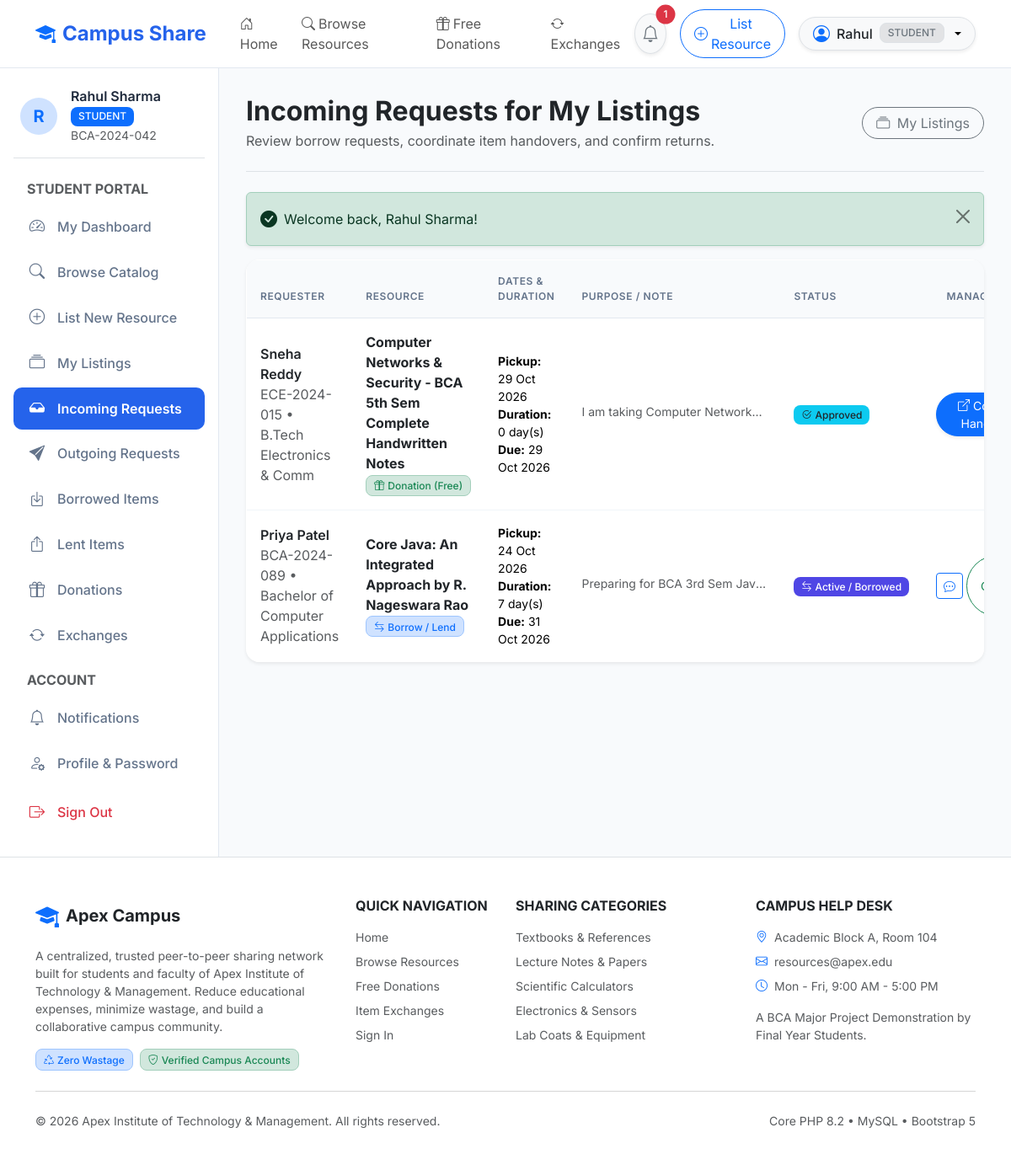
The app's page /student/lending_requests.php (signed in) with its own data.
### tables this page shows
CREATE TABLE `users` (
    `id` INT AUTO_INCREMENT PRIMARY KEY,
    `full_name` VARCHAR(100) NOT NULL,
    `email` VARCHAR(150) NOT NULL UNIQUE,
    `password_hash` VARCHAR(255) NOT NULL,
    `institution_id` VARCHAR(50) NOT NULL UNIQUE,
    `department_id` INT NULL,
    `role` ENUM('student', 'faculty', 'admin') NOT NULL DEFAULT 'student',
    `course` VARCHAR(100) NULL,
    `semester` INT NULL,
    `designation` VARCHAR(100) NULL,
    `phone` VARCHAR(30) NULL,
    `profile_image` VARCHAR(255) NULL,
    `account_status` ENUM('active', 'suspended', 'pending') NOT NULL DEFAULT 'active',
    `created_at` TIMESTAMP DEFAULT CURRENT_TIMESTAMP,
    `updated_at` TIMESTAMP DEFAULT CURRENT_TIMESTAMP ON UPDATE CURRENT_TIMESTAMP,
    INDEX `idx_users_role` (`role`),
    INDEX `idx_users_status` (`account_status`),
    CONSTRAINT `fk_users_department` FOREIGN KEY (`department_id`) REFERENCES `departments`(`id`) ON DELETE SET NULL
);

CREATE TABLE `resource_requests` (
    `id` INT AUTO_INCREMENT PRIMARY KEY,
    `resource_id` INT NOT NULL,
    `requester_id` INT NOT NULL,
    `request_type` ENUM('borrow', 'donate', 'exchange', 'temporary_use') NOT NULL DEFAULT 'borrow',
    `requested_start_date` DATE NOT NULL,
    `requested_duration_days` INT NOT NULL DEFAULT 7,
    `proposed_return_date` DATE NOT NULL,
    `purpose` TEXT NULL,
    `quantity_requested` INT NOT NULL DEFAULT 1,
    `status` ENUM('pending', 'approved', 'rejected', 'cancelled', 'ready_for_collection', 'borrowed', 'return_pending', 'returned', 'overdue', 'disputed') NOT NULL DEFAULT 'pending',
    `decision_reason` TEXT NULL,
    `alternative_pickup_date` DATE NULL,
    `created_at` TIMESTAMP DEFAULT CURRENT_TIMESTAMP,
    `updated_at` TIMESTAMP DEFAULT CURRENT_TIMESTAMP ON UPDATE CURRENT_TIMESTAMP,
    INDEX `idx_req_resource` (`resource_id`),
    INDEX `idx_req_requester` (`requester_id`),
    INDEX `idx_req_status` (`status`),
    CONSTRAINT `fk_requests_resource` FOREIGN KEY (`resource_id`) REFERENCES `resources`(`id`) ON DELETE RESTRICT,
    CONSTRAINT `fk_requests_requester` FOREIGN KEY (`requester_id`) REFERENCES `users`(`id`) ON DELETE CASCADE
);

CREATE TABLE `resources` (
    `id` INT AUTO_INCREMENT PRIMARY KEY,
    `owner_id` INT NOT NULL,
    `category_id` INT NOT NULL,
    `department_id` INT NULL,
    `title` VARCHAR(200) NOT NULL,
    `description` TEXT NOT NULL,
    `resource_type` ENUM('book', 'notes', 'calculator', 'stationery', 'electronics', 'lab_equipment', 'engineering_tool', 'sports', 'art_supplies', 'hostel_item', 'other') NOT NULL DEFAULT 'book',
    `sharing_method` ENUM('borrow', 'donate', 'exchange', 'temporary_use') NOT NULL DEFAULT 'borrow',
    `condition_status` ENUM('new', 'like_new', 'good', 'fair', 'poor') NOT NULL DEFAULT 'good',
    `total_quantity` INT NOT NULL DEFAULT 1,
    `available_quantity` INT NOT NULL DEFAULT 1,
    `borrowing_duration_days` INT NOT NULL DEFAULT 7,
    `exchange_requirements` TEXT NULL,
    `collection_instructions` TEXT NULL,
    `usage_instructions` TEXT NULL,
    `image_path` VARCHAR(255) NULL,
    `course_semester_tag` VARCHAR(100) NULL,
    `availability_status` ENUM('available', 'reserved', 'borrowed', 'unavailable', 'under_review') NOT NULL DEFAULT 'available',
    `moderation_status` ENUM('approved', 'pending_approval', 'rejected') NOT NULL DEFAULT 'approved',
    `created_at` TIMESTAMP DEFAULT CURRENT_TIMESTAMP,
    `updated_at` TIMESTAMP DEFAULT CURRENT_TIMESTAMP ON UPDATE CURRENT_TIMESTAMP,
    INDEX `idx_res_owner` (`owner_id`),
    INDEX `idx_res_category` (`category_id`),
    INDEX `idx_res_dept` (`department_id`),
    INDEX `idx_res_method` (`sharing_method`),
    INDEX `idx_res_status` (`availability_status`),
    INDEX `idx_res_moderation` (`moderation_status`),
    INDEX `idx_res_type` (`resource_type`),
    INDEX `idx_res_condition` (`condition_status`),
    CONSTRAINT `fk_resources_owner` FOREIGN KEY (`owner_id`) REFERENCES `users`(`id`) ON DELETE CASCADE,
    CONSTRAINT `fk_resources_category` FOREIGN KEY (`category_id`) REFERENCES `categories`(`id`) ON DELETE RESTRICT,
    CONSTRAINT `fk_resources_department` FOREIGN KEY (`department_id`) REFERENCES `departments`(`id`) ON DELETE SET NULL
);

### student/lending_requests.php (the view, shortened to what the rows shown need)
<?php
require_once BASE_PATH . '/services/RequestService.php';
require_auth();
$user = current_user();
$requestService = new RequestService();
$incomingRequests = $requestService->getIncomingRequests((int)$user['id']);
require_once BASE_PATH . '/includes/header.php';
?>
<div class="dashboard-layout">
    <?php require_once BASE_PATH . '/includes/sidebar.php'; ?>
    <main class="dashboard-content">
        <div class="d-flex justify-content-between align-items-center pb-4 mb-4 border-bottom">
            <div>
                <h2 class="fw-bold text-dark mb-1">Incoming Requests for My Listings</h2>
            </div>
        </div>
        <?php if (empty($incomingRequests)): ?>
            <div class="card border-0 rounded-4 shadow-sm bg-white p-5 text-center my-4">
                <i class="bi bi-inbox text-muted" style="font-size: 3.5rem;"></i>
                <h5 class="fw-bold text-dark mt-3">No incoming requests right now</h5>
                <p class="text-muted small mx-auto" style="max-width: 480px;">
                    When other campus members request to borrow, donate, or exchange your items, they will appear here.
                </p>
            </div>
        <?php else: ?>
            <div class="card border-0 rounded-4 shadow-sm bg-white overflow-hidden">
                <div class="table-responsive">
                    <table class="table table-custom align-middle mb-0">
                        <thead>
                            <tr>
                                <th>Requester</th>
                                <th>Resource</th>
                                <th>Dates & Duration</th>
                                <th>Purpose / Note</th>
                                <th>Status</th>
                                <th class="text-end">Manage Action</th>
                            </tr>
                        </thead>
                        <tbody>
                            <?php foreach ($incomingRequests as $req): ?>
                                <tr>
                                    <td>
                                        <div class="fw-semibold text-dark"><?= e($req['requester_name']) ?></div>
                                        <div class="text-xs text-muted"><?= e($req['requester_inst_id']) ?> &bull; <?= e($req['requester_course'] ?? 'Student') ?></div>
                                    </td>
                                    <td>
                                        <span class="fw-bold text-dark d-block"><?= e($req['resource_title']) ?></span>
                                        <span class="text-xs"><?= method_badge($req['sharing_method']) ?></span>
                                    </td>
                                    <td>
                                        <div class="small">
                                            <strong>Pickup:</strong> <?= format_date($req['requested_start_date']) ?><br>
                                            <strong>Duration:</strong> <?= $req['requested_duration_days'] ?> day(s)<br>
                                            <strong>Due:</strong> <?= format_date($req['proposed_return_date']) ?>
                                        </div>
                                    </td>
                                    <td>
                                        <span class="small text-muted d-inline-block text-truncate" style="max-width: 220px;" title="<?= e($req['purpose']) ?>">
                                            <?= e($req['purpose'] ?: 'None specified') ?>
                                        </span>
                                    </td>
                                    <td>
                                        <?= status_badge($req['status']) ?>
                                    </td>
                                    <td class="text-end">
                                        <div class="d-flex justify-content-end align-items-center gap-1">
                                            <?php if (!empty($req['conversation_id'])): ?>
                                                <a href="<?= APP_URL ?>/student/messages.php?request_id=<?= $req['id'] ?>" class="btn btn-sm btn-outline-primary" title="Chat with Requester">
                                                    <i class="bi bi-chat-dots"></i>
                                                </a>
                                            <?php endif; ?>
                                            <?php if ($req['status'] === 'pending'): ?>
                                                <button type="button" class="btn btn-sm btn-success rounded-pill px-3" data-bs-toggle="modal" data-bs-target="#approveModal<?= $req['id'] ?>">
                                                    <i class="bi bi-check-lg me-1"></i>Approve
                                                </button>
                                                <button type="button" class="btn btn-sm btn-outline-danger rounded-pill px-2" data-bs-toggle="modal" data-bs-target="#rejectModal<?= $req['id'] ?>">
                                                    <i class="bi bi-x-lg"></i>
                                                </button>
                                            <?php elseif (in_array($req['status'], ['approved', 'ready_for_collection'])): ?>
                                                <form method="POST" action="<?= APP_URL ?>/student/lending_requests.php" data-confirm="Confirm physical handover of '<?= e($req['resource_title']) ?>' to <?= e($req['requester_name']) ?>?">
                                                    <button type="submit" class="btn btn-sm btn-primary rounded-pill px-3 shadow-sm">
                                                        <i class="bi bi-box-arrow-up-right me-1"></i>Confirm Handover
                                                    </button>
                                                </form>
                                            <?php elseif (in_array($req['status'], ['borrowed', 'overdue']) && !empty($req['transaction_id'])): ?>
                                                <button type="button" class="btn btn-sm btn-outline-success rounded-pill px-3" data-bs-toggle="modal" data-bs-target="#returnModal<?= $req['transaction_id'] ?>">
                                                </button>
                                            <?php else: ?>
                                                <span class="text-xs text-muted">Closed</span>
                                            <?php endif; ?>
                                        </div>
                                    </td>
                                </tr>
                            <?php endforeach; ?>
                        </tbody>
                    </table>
                </div>
            </div>
        <?php endif; ?>
    </main>
</div>
<?php require_once BASE_PATH . '/includes/footer.php'; ?>

### includes/navbar.php (shortened to what the rows shown need)
<?php
$currentUser = is_logged_in() ? current_user() : null;
$unreadNotifs = 0;
if ($currentUser) {
    require_once BASE_PATH . '/services/NotificationService.php';
    $notifService = new NotificationService();
    $unreadNotifs = $notifService->getUnreadCount((int)$currentUser['id']);
}
?>
<nav class="navbar navbar-expand-lg navbar-custom sticky-top py-2">
    <div class="container">
        <div class="collapse navbar-collapse" id="navbarMain">
            <div class="d-flex align-items-center gap-3">
                <?php if ($currentUser): ?>
                    <a href="<?= APP_URL ?>/student/notifications.php" class="btn btn-light position-relative rounded-circle border shadow-sm p-2" title="Notifications">
                        <i class="bi bi-bell text-secondary fs-5"></i>
                        <?php if ($unreadNotifs > 0): ?>
                            <span class="position-absolute top-0 start-100 translate-middle badge rounded-pill bg-danger">
                                <?= $unreadNotifs ?>
                            </span>
                        <?php endif; ?>
                    </a>
                    <a href="<?= APP_URL ?>/student/add_resource.php" class="btn btn-outline-primary rounded-pill px-3 py-1 text-sm d-none d-sm-inline-flex align-items-center gap-1">
                        <i class="bi bi-plus-circle"></i>
                        <span>List Resource</span>
                    </a>
                    <div class="dropdown">
                        <button class="btn btn-light dropdown-toggle border rounded-pill d-flex align-items-center gap-2 py-1 px-3 shadow-sm" type="button" data-bs-toggle="dropdown" aria-expanded="false">
                            <i class="bi bi-person-circle fs-5 text-primary"></i>
                            <span class="fw-medium text-dark"><?= e(explode(' ', $currentUser['full_name'])[0]) ?></span>
                            <span class="badge bg-secondary-subtle text-secondary border text-xs"><?= strtoupper($currentUser['role']) ?></span>
                        </button>
                    </div>
                <?php else: ?>
                    <a href="<?= APP_URL ?>/login.php" class="btn btn-outline-primary rounded-pill px-4">Sign In</a>
                    <a href="<?= APP_URL ?>/register.php" class="btn btn-primary rounded-pill px-4">Register</a>
                <?php endif; ?>
            </div>
        </div>
    </div>
</nav>

### includes/sidebar.php (shortened to what the rows shown need)
<?php
$user = current_user();
?>
<aside class="dashboard-sidebar">
    <div class="d-flex align-items-center gap-3 mb-4 pb-3 border-bottom px-2">
        <div class="rounded-circle bg-primary-subtle text-primary d-flex align-items-center justify-content-center fw-bold fs-5" style="width: 44px; height: 44px;">
            <?= strtoupper(substr($user['full_name'], 0, 1)) ?>
        </div>
        <div class="overflow-hidden">
            <h6 class="mb-0 text-truncate fw-semibold"><?= e($user['full_name']) ?></h6>
            <span class="badge bg-primary text-white text-xs text-uppercase"><?= e($user['role']) ?></span>
            <small class="d-block text-muted text-xs text-truncate"><?= e($user['institution_id']) ?></small>
        </div>
    </div>
</aside>

### includes/functions.php (shortened to what the rows shown need)
<?php
function e(?string $string): string {
    return htmlspecialchars((string)($string ?? ''), ENT_QUOTES, 'UTF-8');
}
function format_date(?string $datetime, string $format = 'd M Y'): string {
    try {
        $dt = new DateTime($datetime);
        return $dt->format($format);
    } catch (Exception $e) {
        return 'Invalid Date';
    }
}
function method_badge(string $method): string {
    switch ($method) {
        case 'borrow':
            return '<span class="badge bg-primary-subtle text-primary border border-primary-subtle"><i class="bi bi-arrow-left-right me-1"></i>Borrow / Lend</span>';
        case 'donate':
            return '<span class="badge bg-success-subtle text-success border border-success-subtle"><i class="bi bi-gift me-1"></i>Donation (Free)</span>';
    }
}
function status_badge(string $status): string {
    switch ($status) {
        case 'approved':
            return '<span class="badge bg-info text-dark"><i class="bi bi-check2-circle me-1"></i>Approved</span>';
        case 'borrowed':
        case 'active':
            return '<span class="badge bg-indigo text-white" style="background-color: #4f46e5;"><i class="bi bi-arrow-left-right me-1"></i>Active / Borrowed</span>';
    }
}
function check_and_update_overdue_transactions(): void {
    try {
        $pdo = Database::getConnection();
        $sql = "
            SELECT bt.id as trans_id, bt.request_id, bt.resource_id, bt.borrower_id, bt.due_at, r.title
            FROM borrowing_transactions bt
            JOIN resources r ON bt.resource_id = r.id
            WHERE bt.transaction_status = 'active'
              AND bt.due_at < NOW()
        ";
        $stmt = $pdo->query($sql);
        $overdues = $stmt->fetchAll();
        if (empty($overdues)) {
            return;
        }
    } catch (Exception $e) {
        error_log("Overdue check error: " . $e->getMessage());
    }
}

### records on screen
users: full_name "Rahul", role "STUDENT", full_name "R", full_name "Rahul Sharma", institution "BCA-2024-042"
resource_requests: requester.full_name "Sneha Reddy", requester.institution_id "ECE-2024-015", requester.course "B.Tech Electronics & Comm", resource.title "Computer Networks & Security - BCA 5th Sem Complete Handwritten Notes", shows "Donation (Free)", requested_start_date "29 Oct 2026", requested_duration_days "0", proposed_return_date "29 Oct 2026", purpose "I am taking Computer Network…", status "approved" (drawn)
resource_requests: requester.full_name "Priya Patel", requester.institution_id "BCA-2024-089", requester.course "Bachelor of Computer Applications", resource.title "Core Java: An Integrated Approach by R. Nageswara Rao", shows "Borrow / Lend", requested_start_date "24 Oct 2026", requested_duration_days "7", proposed_return_date "31 Oct 2026", purpose "Preparing for BCA 3rd Sem Jav…", status "borrowed" (drawn)

### other values on screen
$unreadNotifs "1"
$msg "Welcome back, Rahul Sharma!"
APP_NAME "Apex Campus"
INSTITUTION_NAME "Apex Institute of Technology & Management"
get_setting('campus_help_desk', 'Academic Block A, Room 104') "Academic Block A, Room 104"
get_setting('campus_contact_email', 'resources@apex.edu') "resources@apex.edu"
